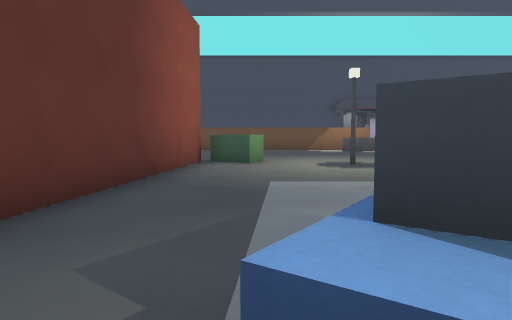
View 1 (above)

23 first-person views from a walk through a Godot game level. The camera is 1.3 m above the floor, tilts 4° down and sees 75° across. The floor is counted in squares, 2 m on a side. Each view is taken from the middle of a square. On the plan, view 1 faces up. The plan holds only what a view shows up to about 10 squares ahead; the rest is blank. The place goes on beyond the plan. Door leaves are left out where a doorway can be walked through.

View 2
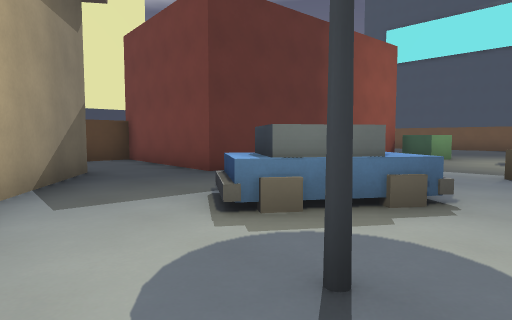

View 3
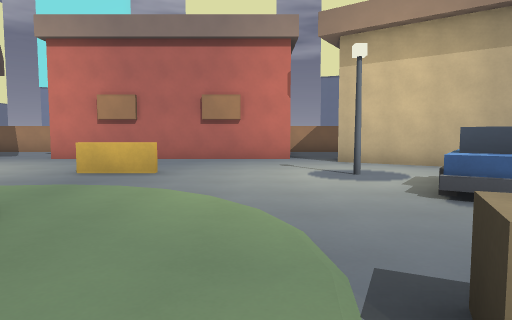

View 4
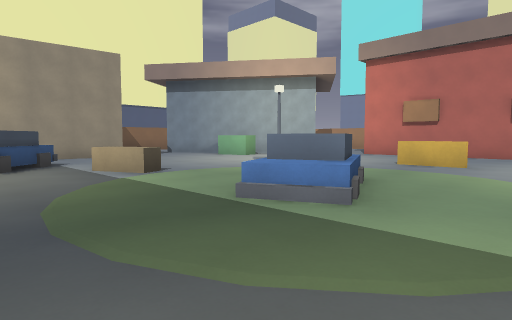

View 5
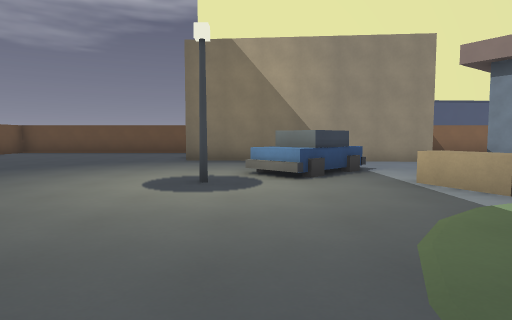

View 6
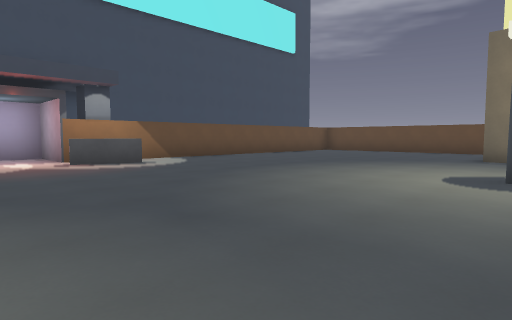

View 7
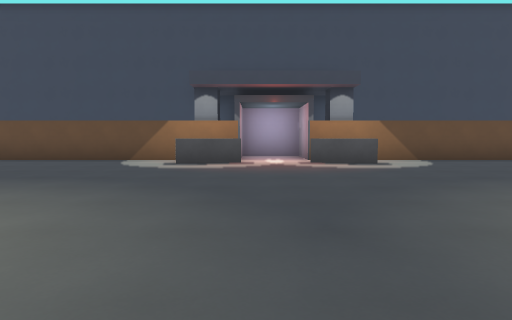

View 8
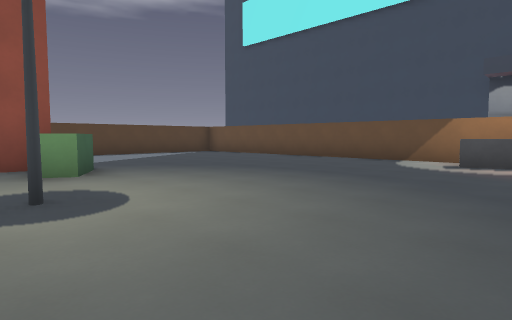

View 9
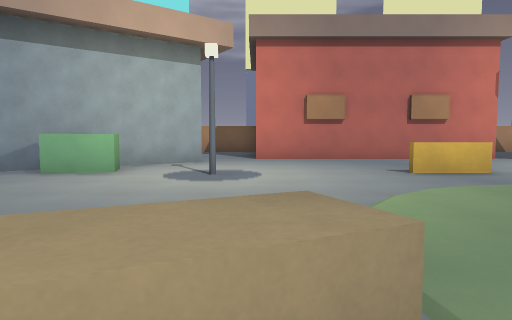

View 10
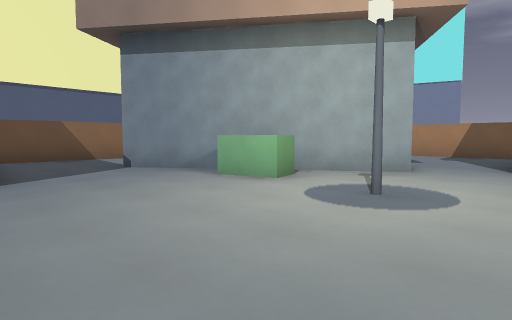

View 11
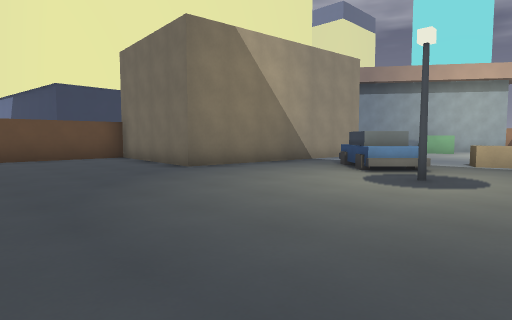

View 12
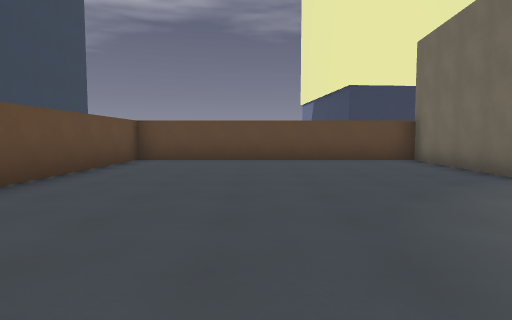

View 13
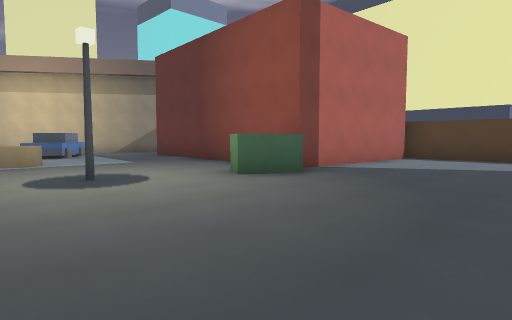

View 14
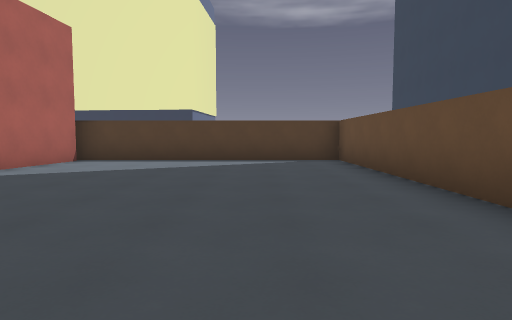

View 15
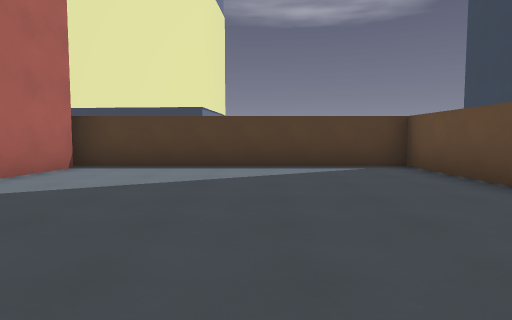

View 16
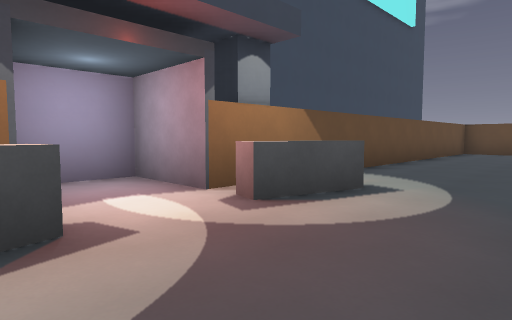

View 17
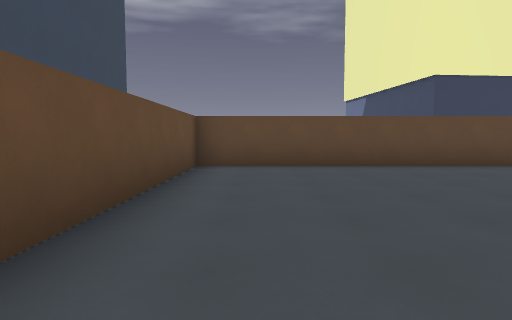

View 18
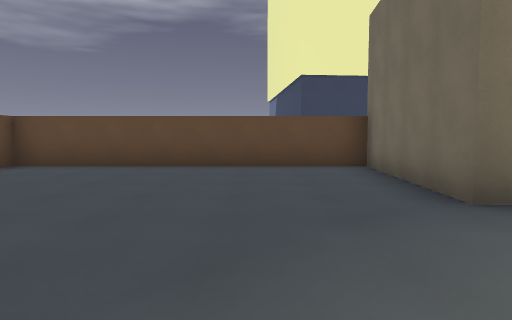

View 19
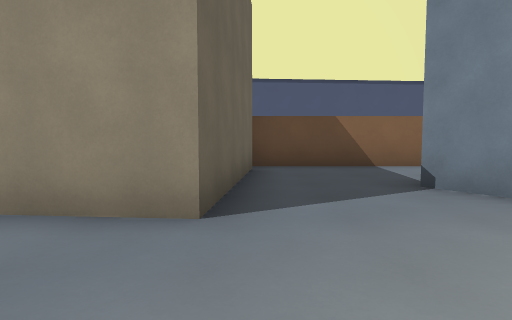

View 20
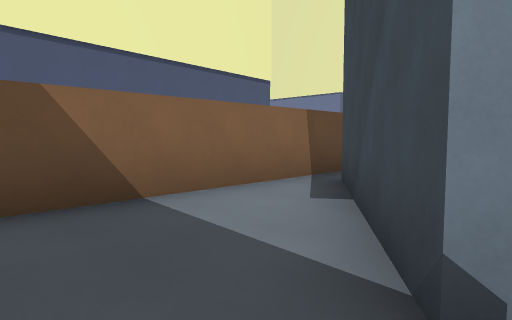

View 21
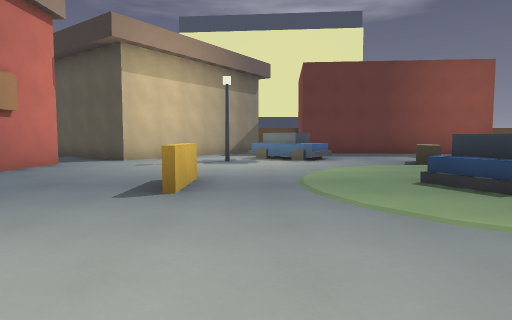

View 22
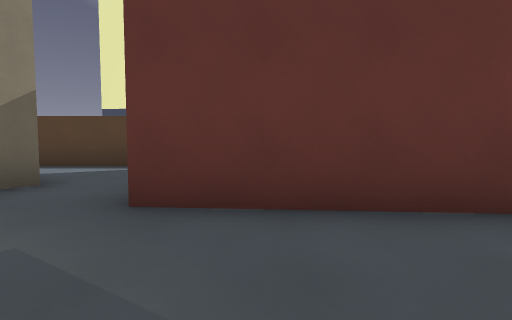

View 23
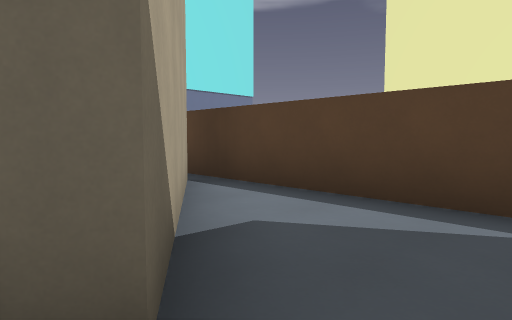

### Floor plan
Key: @ floor where view 1 was taken; # wall or solid block; . floor; D open door; = window, fence, low wall or low ledge; ^ raised ledge; B block; S streetlight; P pillar.
Columns run from 7 left of view 1 to 20 right of it. Each row starts with its distance up from view 1.
 19              ###
 18              ..##
 17 ############P..P############
 16 #...........#DD#...........#
 15 #..........^^..^^..........#
 14 #..........................#
 13 #..........................#
 12 #..........................#
 11 #..........................#
 10 #..........................#
  9 ######BB..............###..#
  8      #.B.S........S...# ####
  7      #.............=..#
  6      #............=^^.#
  5      #..............=.#
  4      #...=^..^^..^=...#
  3      #.......^^.......###
  2 ######..=...............####
  1 #......=^=.................#
  0 #...#..@=..................#
 -1 #..###...S...##...S.BB###..#
 -2 #.##   #.............####..#
 -3 #.#    ##..........###  ##.#
 -4 ###     #..........#      .#
 -5         #.########..       #
 -6                   ..
 -7                   ..
 -8                   ..
 -9                  #.
-10                  ##

Where each view was taken, in squares from view 1:
view 1: 0 up, 0 right, facing up
view 2: 2 down, 3 right, facing up-left
view 3: 5 up, 4 right, facing down
view 4: 7 up, 4 right, facing down-right
view 5: 7 up, 6 right, facing right
view 6: 7 up, 5 right, facing up-right
view 7: 7 up, 6 right, facing up
view 8: 7 up, 6 right, facing up-left
view 9: 5 up, 10 right, facing down
view 10: 3 up, 9 right, facing down-right
view 11: 13 up, 9 right, facing down-right
view 12: 13 up, 10 right, facing right
view 13: 13 up, 4 right, facing down-left
view 14: 14 up, 3 right, facing left
view 15: 13 up, 1 right, facing left
view 16: 13 up, 5 right, facing up-right
view 17: 15 up, 12 right, facing right
view 18: 11 up, 12 right, facing right
view 19: 2 up, 12 right, facing right
view 20: 1 up, 16 right, facing down-right
view 21: 0 up, 11 right, facing left
view 22: 3 up, 1 right, facing left
view 23: 1 up, 3 left, facing down-left
